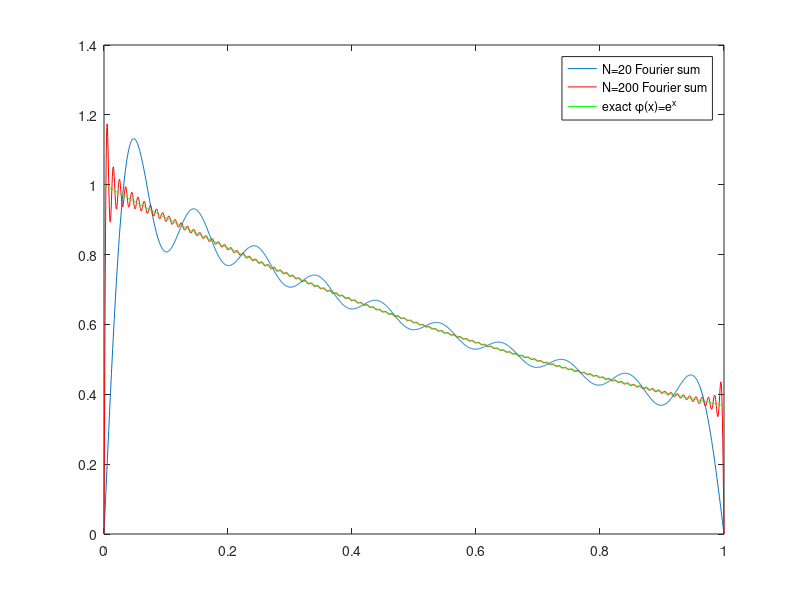
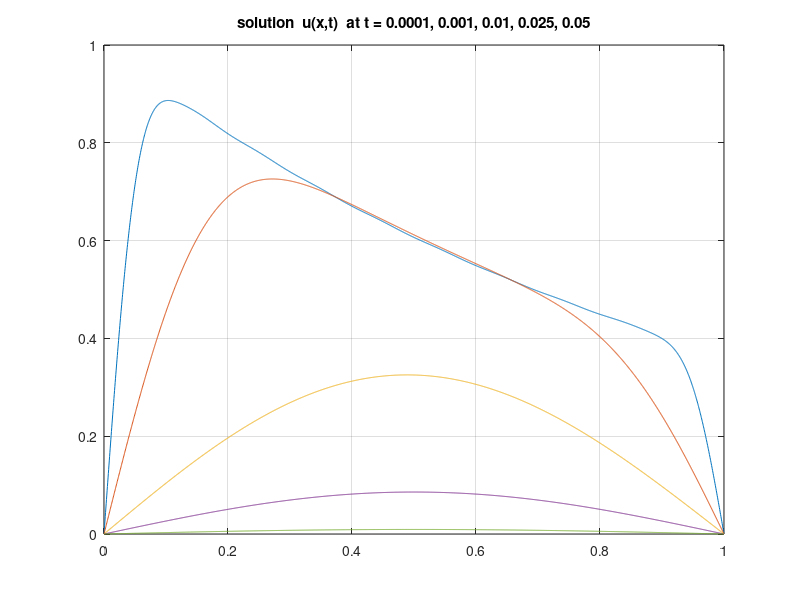

Reproduce these figures in MATLAB, in order.
% SHOWEXPHEAT  show Fourier sine series solution to a PDE initial-boundary
% value problem:
%   PDE   u_t = 9 u_xx                [ 0 < x < 1, t > 0 ]
%   IC    u(x,0) = phi(x) = e^x
%   BCs   u(0,t) = 0
%         u(1,t) = 0

x = 0:.0005:1;  % fine grid for plotting

% compute coefficients and show for a couple of N values
N = 200;
A = zeros(1,N);
for n=1:N
  A(n) = 2*n*pi * (1 - (-1)^n/exp(1));
  A(n) = A(n) / (1 + (n*pi)^2);
end

% show initial condition over partial sum of its Fourier sine series
phi = zeros(size(x));
for n=1:N
  phi = phi + A(n) * sin(n * pi * x);
  if n==20
    plot(x,phi), hold on
  end
end
plot(x,phi,'r',x,exp(-x),'g'), hold off
legend('N=20 Fourier sum','N=200 Fourier sum','exact \phi(x)=e^x')

% show 'frames of movie' at different times (also partial sums)
figure(2)
N = 20;         % how far to take partial sum
for t = [0.0001 0.001 0.01 0.025 0.05]
  u = zeros(size(x));
  for n=1:N
    u = u + A(n) * exp(-9 * ((n*pi)^2) * t) * sin(n * pi * x);
  end
  plot(x,u), hold on
end
hold off, grid on
title('solution  u(x,t)  at t = 0.0001, 0.001, 0.01, 0.025, 0.05')

